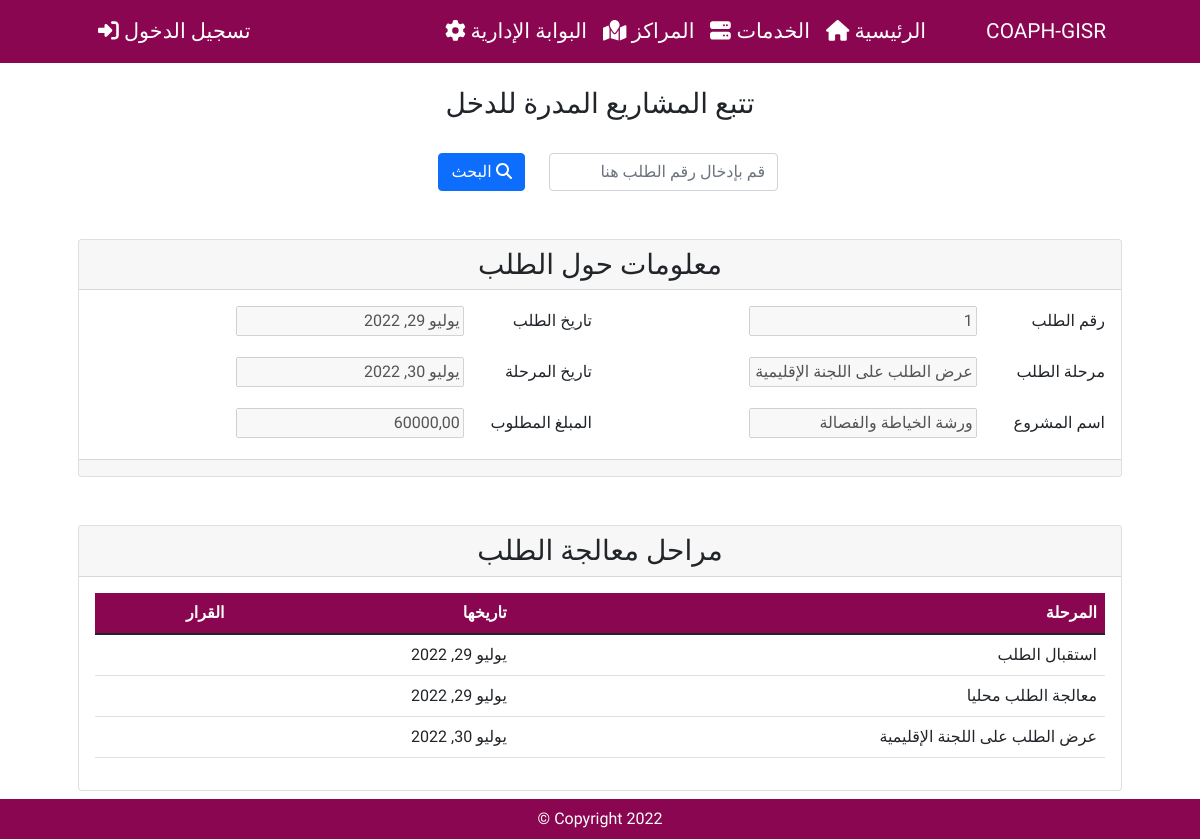
Screenshot of /backend/projets/1/ with the database file from the repository.
### projets/models.py (models this page shows, shortened)
class Projet(models.Model):
    centre = models.ForeignKey(
        Centre,
        verbose_name = _('Centre'),
        related_name = 'projets',
        on_delete = models.SET_NULL,
        null = True
    )
    beneficiaire = models.ManyToManyField(
        Beneficiaire,
        verbose_name = _("Bénéficiaire"),
        through = 'ExecuteurProjet'
    )
    intitule = models.CharField(_("Intitulé"), max_length=200)
    date_demande = models.DateField(_('Date demande'), null=True, blank=True)
    description = models.CharField(_("Description"), max_length=500, blank=True)
    montant_total = models.DecimalField(_("Montant Global"), decimal_places=2, max_digits=10)
    montant_demande = models.DecimalField(_("Montant Demandé"), decimal_places=2, max_digits=10)
    montant_contribution = models.DecimalField(_("Contribution Personnelle"), decimal_places=2, max_digits=10, default=0)
    secteur = models.PositiveSmallIntegerField(_("Secteur"), blank=True, null=True, choices=SECTEUR_CHOIX )
    forme_juridique = models.PositiveSmallIntegerField(_("Forme Juridique"), blank=True, null=True, choices=FORME_JURIDIQUE_CHOIX)
    nature = models.PositiveSmallIntegerField(_("Nature projet"), blank=True, null=True, choices=NATURE_PROJET, default=1)
    lieu_region = models.ForeignKey(
        Region,
        verbose_name = _("Région Implantation"),
        related_name = "projets",
        on_delete = models.SET_NULL,
        null = True
    )
    lieu_province = models.ForeignKey(
        Province,
        on_delete = models.CASCADE,
        related_name = "projets",
        verbose_name = _("Province Implantation")
    )
    lieu_commune = models.ForeignKey(
        Commune,
        on_delete = models.CASCADE,
        related_name = "projets",
        verbose_name = _("Commune Implantation")
    )
    lieu_adresse = models.CharField(_("Lieu Implantation"), max_length=20, default=_("Guelmim"))
    piece_cin = models.BooleanField(_("Copie CIN"), choices=PIECE_CHOIX, default=False)
    piece_ramed = models.BooleanField(_("Copie RAMED"), default=False, choices=PIECE_CHOIX)
    piece_certificat = models.BooleanField(_("Certificat Médical"), default=False, choices=PIECE_CHOIX)
    piece_engagement = models.BooleanField(_("Engagement"), default=False, choices=PIECE_CHOIX)
    piece_devis = models.BooleanField(_("Devis"), default=False, choices=PIECE_CHOIX)
    piece_local = models.BooleanField(_("Local"), default=False, choices=PIECE_CHOIX)
    piece_conv_accom = models.BooleanField(_("Convention accompagnement"), default=False, choices=PIECE_CHOIX)
    piece_conv_finan = models.BooleanField(_("Convention Financement"), default=False, choices=PIECE_CHOIX)
    num_cheque = models.CharField(_("Num Chèque"), max_length=20, blank=True, null=True)
    date_cheque = models.DateField(_('Date Chèque'), null=True, blank=True)
    date_lancement = models.DateField(_('Date lancement'), null=True, blank=True)
    etape = models.ManyToManyField(
        EtapeProjet,
        related_name = "projets",
        verbose_name = _('Etape'),
        blank = True,
        through = 'SuiviProjet'
    )
    session = models.ForeignKey(Session, related_name="projets", on_delete=models.SET_NULL, null=True, verbose_name=_("Session"))
    class Meta:
        verbose_name = _('Projet')
        verbose_name_plural = _('Projets')
    def dossier_est_complet(self):
        if self.piece_cin and self.piece_engagement and self.piece_certificat and self.piece_devis:
            return _("Oui")
        else:
            return _("Non")
    dossier_est_complet.short_description = _("Dossier Complet")
    def get_etape(self):
        ordre = ""
        if self.suivi.count():
            dates = [x.date_etap for x in self.suivi.all()]
            ordres = [x.etape.ordre for x in self.suivi.all()]
            max_dates = max(dates)
            max_ordre = max(ordres)
            etape = self.suivi.get(date_etap=max_dates, etape__ordre=max_ordre)
            ordre = etape.etape.nom
        else:
            ordre = ""
        return ordre
    get_etape.short_description = _("Etape")
    def get_etape_date(self):
        ordre = ""
        if self.suivi.count():
            dates = [x.date_etap for x in self.suivi.all()]
            ordres = [x.etape.ordre for x in self.suivi.all()]
            max_dates = max(dates)
            max_ordre = max(ordres)
            etape = self.suivi.get(date_etap=max_dates, etape__ordre=max_ordre)
            ordre = etape.date_etap
        else:
            ordre = ""
        return ordre
    get_etape_date.short_description = _("Date étape")
    def get_etape_commentaire(self):
        ordre = ""
        if self.suivi.count():
            dates = [x.date_etap for x in self.suivi.all()]
            ordres = [x.etape.ordre for x in self.suivi.all()]
            max_dates = max(dates)
            max_ordre = max(ordres)
            etape = self.suivi.get(date_etap=max_dates, etape__ordre=max_ordre)
            ordre = etape.commentaire
        else:
            ordre = ""
        return ordre
    get_etape_commentaire.short_description = _("Commentaire")
    @mark_safe
    def get_beneficiaires(self):
        data ="<ul>"
        for ben in self.porteur.all():
            data += "<li>"+ ben.beneficiaire.__str__() +"</li>"
        data += "</ul>"
        return data
    get_beneficiaires.allow_tags=True
    get_beneficiaires.short_description=_("Bénéficiaires")

class SuiviProjet(models.Model):
    projet = models.ForeignKey(
        Projet,
        related_name = 'suivi',
        on_delete = models.CASCADE,
        verbose_name = _('Projet')
    )
    etape = models.ForeignKey(
        EtapeProjet,
        related_name = 'suivi',
        on_delete = models.CASCADE,
        verbose_name = _('Etape')
    )
    date_etap = models.DateField(_('Date étape'), blank=True, null=True)
    commentaire = models.CharField(_('Commentaire'), max_length=300, blank=True)
    class Meta:
        verbose_name = _('Etape Projet')
        verbose_name_plural = _('Etapes Projet')

class EtapeProjet(models.Model):
    nom = models.CharField(_('Etape'), max_length=50)
    ordre = models.PositiveSmallIntegerField(verbose_name=_('Ordre'), null=True)
    def __str__(self):
        return self.nom
    class Meta:
        verbose_name = _('Etape Demande')
        verbose_name_plural = _('Etapes Demande')

### frontend/views.py (the view)
# urls.py: path('backend/projets/<num_demande>/', front_views.details_agr, name="f-details-agr"),
def details_agr(request, num_demande=None):
    if num_demande :
        projet=Projet.objects.get(pk=num_demande)
        return render(request, template_name="frontend/agr_suivi.html", context={"projet": projet})
    else:
        projets=Projet.objects.all()
        return render(request, template_name="frontend/projets.html", context={"error": True, "projets": projets})

### frontend/templates/frontend/agr_suivi.html (shortened to what this page needs)
{% extends "frontend/index.html" %}
{% load static %}{% load i18n grp_tags %}{% load qr_code %}
{% block content %}
<div class="row gx-4 gx-lg-6 my-4 d-flex align-items-center justify-content-center">
<h3 class="col-12 text-center">تتبع المشاريع المدرة للدخل</h3>
</div>
<form method="get" class="form d-flex align-items-center justify-content-center">
<div class="row">
  <div class="col-8">
    <input class="form-control" type="text" required name="num_demande" placeholder="قم بإدخال رقم الطلب هنا" id="numeroD"/>
  </div>
  <div class="col-4">
    <button class="btn btn-primary h-100" id="get_dem" type="sumbit"><i class="fas fa-search"></i> البحث</button>
  </div>
</div>
</form>
{% if error %}
<div class="d-flex justify-content-center col-12 my-4">
     <p class="alert alert-danger col-12"><i class="fas fa-circle-exclamation"></i> لا يوجد أي طلب بهذا الرقم. المرجو تصحيح رقم الطلب</p>
</div>
{% else %}
{% if projet.pk %}
<div class="row gx-4 gx-lg-5 align-items-center my-5">
  <div class="col-md-12 align-items-center">
    <div class="card col-md-12 h-100 align-items-center">
      <h3 class="card-header col-12 text-center"><center>معلومات حول الطلب</center></h3>
      <div class="card-body">
        <div class="card-text">
          <form class="row g-3">
            <div class="col-md-6 col-sm-12">
              <label for="projet_pk" class="form-label col-3">رقم الطلب</label>
              <input type="text" name="projet_pk" class="input" disabled value="{{ projet.pk}}" class="form-control col-9" readonly/>
            </div>
            <div class="col-md-6  col-sm-12">
              <label for="projet_dated" class="form-label col-3">تاريخ الطلب</label>
              <input type="text" name="projet_dated" class="input" disabled value="{{ projet.date_demande}}" class="form-control col-9" readonly />
            </div>
            <div class="col-md-6 col-sm-12">
              <label class="form-label col-3" for="projet_etap">مرحلة الطلب</label>
              <input type="text" class="input" disabled name="projet_etap" value="{{ projet.get_etape }}" class="form-control col-9" readonly />
            </div>
            <div class="col-md-6  col-sm-12">
              <label class="form-label col-3" for="projet_etapd">تاريخ المرحلة</label>
              <input type="text" class="input" disabled name="projet_etapd" value="{{ projet.get_etape_date }}" class="form-control col-9" readonly />
            </div>
            <div class="col-md-6  col-sm-12">
              <label class="form-label col-3" for="projet_etapd">اسم المشروع</label>
              <input type="text" class="input" disabled name="projet_etapd" value="{{ projet.intitule }}" class="form-control col-9" readonly />
            </div>
            <div class="col-md-6  col-sm-12">
              <label class="form-label col-3" for="projet_etapd">المبلغ المطلوب</label>
              <input type="text" class="input" disabled name="projet_etapd" value="{{ projet.montant_demande }}" class="form-control col-9" readonly />
            </div>
          </form>
        </div>
      </div>
      <div class="card-footer col-md-12 col-sm-12 text-center">
      </div>
    </div>
  </div>
</div>
<div class="row gx-4 gx-lg-5 align-items-center my-5">
  <div class="col-md-12 align-items-center">
    <div class="card col-md-12 h-100 align-items-center">
      <h3 class="card-header col-12 text-center"><center>مراحل معالجة الطلب</center></h3>
      <div class="card-body col-md-12">
        <table class="table table-hover col-md-12">
          <thead>
            <tr>
              <th>المرحلة</th>
              <th>تاريخها</th>
              <th>القرار</th>
            </tr>
          </thead>
          <tbody>
            {% for etape in projet.suivi.all %}
            <tr>
              <td>{{ etape.etape }}</td>
              <td>{{ etape.date_etap }}</td>
              <td>{{ etape.commentaire }}</td>
            </tr>
            {% endfor %}
          </tbody>
        </table>
      </div>
    </div>
  </div>
</div>
{% else %}
<div class="row my-2">
  <p class="alert alert-info">المرجو إدخال رقم الطلب في الخانة المخصصة لذلك قبل الضغط على زر البحث. وشكرا</p>
</div>
{% endif %}
{% endif %}
{% endblock %}

### frontend/templates/frontend/index.html (shortened to what this page needs)
{% load static %}{% load i18n %}
<!DOCTYPE html>
{% get_current_language as LANGUAGE_CODE %}{% get_current_language_bidi as LANGUAGE_BIDI %}
<html lang="{{ LANGUAGE_CODE|default:"fr" }}" {% if LANGUAGE_BIDI %}dir="rtl"{% endif %}>
    <head>
        <link href="{% static 'frontend/css/styles.css' %}" rel="stylesheet" />
        <link href="{% static 'frontend/css/fontawesome.min.css' %}" rel="stylesheet" />
        <link href="https://cdnjs.cloudflare.com/ajax/libs/animate.css/4.1.1/animate.min.css" rel="stylesheet" />
        <link rel="stylesheet" href="https://cdn.jsdelivr.net/npm/bootstrap-icons@1.9.1/font/bootstrap-icons.css">
    </head>
    <body>
        <nav class="navbar navbar-expand-lg align-items-center navbar-expand-sm col-12">
            <div class="container px-5">
                <a class="navbar-brand" href="{% url 'front' %}">COAPH-GISR</a>
                <div class="collapse navbar-collapse container-fluid justify-content-between" id="navbarSupportedContent" >
                    <ul class="navbar-nav ms-auto mb-2 mb-lg-0">
                        <li class="nav-item"><a class="nav-link active" aria-current="page" href="{% url 'front' %}">الرئيسية <i class="fa-solid fa-home"></i></a></li>
                        <li class="nav-item">
                            <div class="btn-group" role="group">
                                <a class="nav-link active" id="btnGroupDrop1" class="dropdown-toggle" data-bs-toggle="dropdown" aria-expanded="false">
                                  الخدمات
                                  <i class="fa-solid fa-server"></i>
                                </a>
                            </div>
                        </li>
                        <li class="nav-item"><a class="nav-link" href="{% url 'f-centres' %}">المراكز <i class="fa-solid fa-map-location"></i></a></li>
                        <li class="nav-item"><a class="nav-link" href="{% url 'admin:index' %}" target="_blank">البوابة الإدارية <i class="fa-solid fa-cog"></i></a></li>
                    </ul>
                    <ul class="navbar-nav me-sm-0 mb-2 mb-lg-0">
                        {% if request.user.is_authenticated %}
                        <li class="nav-item d-flex justify-content-start"><a class="nav-link rounded-0" type="button" data-bs-toggle="offcanvas" data-bs-target="#offcanvasExample" aria-controls="offcanvasExample" >
                            <svg xmlns="http://www.w3.org/2000/svg" width="32" height="32" fill="currentColor" class="bi bi-person-circle" viewBox="0 0 16 16">
                              <path d="M11 6a3 3 0 1 1-6 0 3 3 0 0 1 6 0z"/>
                              <path fill-rule="evenodd" d="M0 8a8 8 0 1 1 16 0A8 8 0 0 1 0 8zm8-7a7 7 0 0 0-5.468 11.37C3.242 11.226 4.805 10 8 10s4.757 1.225 5.468 2.37A7 7 0 0 0 8 1z"/>
                            </svg>
                        </a></li>
                            <!--<li class="nav-item">
                              <a class="nav-link dropdown-toggle" href="#" id="navbarDarkDropdownMenuLink" role="button" data-bs-toggle="dropdown" aria-expanded="false">
                                <i class="fas fa-user"></i>
                                 {{ request.user.username }} مرحبا
                              </a>
                            </li>-->
                        {% else%}
                            <li class="nav-item justify-content-start"><a class="nav-link" href="{% url 'b-login' %}">تسجيل الدخول <i class="fa-solid fa-right-to-bracket"></i></a></li>
                        {% endif %}
                    </ul>
                </div>
            </div>
        </nav>
        <div class="container px-4 px-lg-5 mb-5">
        {% block content %}{% endblock %}
        </div>
        <footer class="py-2 fixed-bottom">
            <div class="container px-4 px-lg-5"><p class="m-0 text-center text-white">Copyright 2022 &copy; </p></div>
        </footer>
    </body>
</html>

### rows the page displays
Projet: projet_pk "1", projet_dated "يوليو 29, 2022", projet_etap "عرض الطلب على اللجنة الإقليمية", projet_etapd "يوليو 30, 2022", projet_etapd "ورشة الخياطة والفصالة", projet_etapd "60000,00"
SuiviProjet: etape "استقبال الطلب", date_etap "يوليو 29, 2022"
SuiviProjet: etape "معالجة الطلب محليا", date_etap "يوليو 29, 2022"
SuiviProjet: etape "عرض الطلب على اللجنة الإقليمية", date_etap "يوليو 30, 2022"
